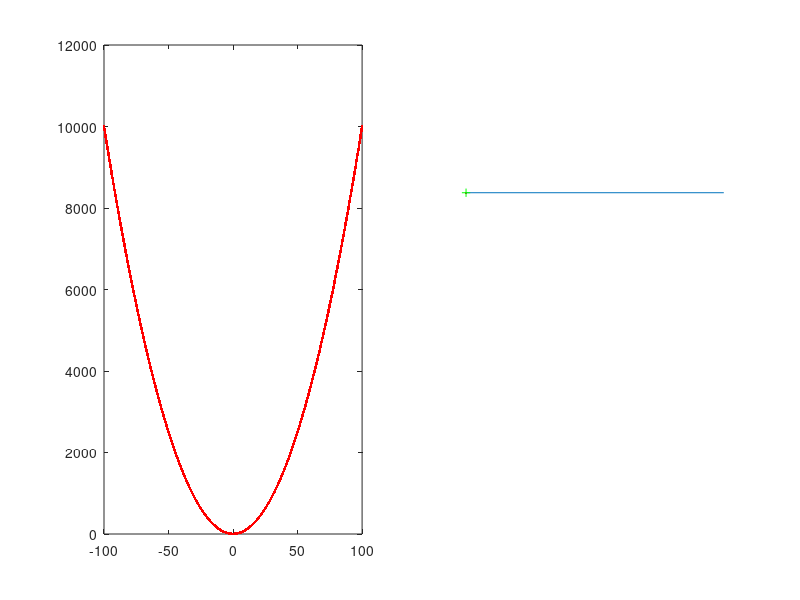

The MATLAB source for this figure:
P=[eye(3) zeros(3,1)];
% A parabola on the Ground Plane (Y=2),vertex at point (2,0,5,1)
bx = -100:0.1:100; by = 2*ones(1,length(bx)); bz = 5+bx.^2;
bk = ones(1,length(bx));
figure(); subplot(1,2,1); plot(bx,bz,'r.'); %Plot the parabola
% Horizon line: Two points of the ground plane (y=2) at infinity
iip1 = [20;0;100;0]; iip2 = [-20;0;100;0]; %Two directions
iip = [iip1,iip2]; %4x2
% A point at infinity, i.e. a direction on the ground plane
ip0 = [0.1;0;1;0];
% Projections on the image
im = 255.*ones(480,640); subplot(1,2,2); imshow(im); %White image
% Project the PARABOLA:
bip = [bx;by;bz;bk]; %4x#points
bop = P*bip; %3x#points
%Now normalized the homogeneous coordinates
bdn = repmat(bop(end,:),3,1); %Repeat the last row 3 times
bop = bop./bdn; % homogeneous coordinates (last element = 1)
hold on; plot(bop(1,:),bop(2,:),'r.');
% Projection of the Horizon Line
iop = P*iip; %3x2
idn = repmat(iop(end,:),3,1); iop = iop./idn;
hold on; line([0 640], [iop(2,1) iop(2,end)]);
% Projection of the infinite point
ip0p = P*ip0; %3x1 ip0p = ip0p/ip0p(3);
plot(ip0p(1,:),ip0p(2,:),'g+');
